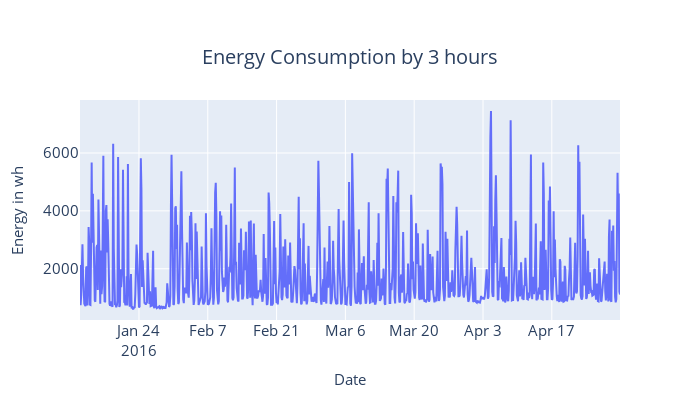

Write notebook code for a chart like this one.
### Markdown cell above
# Step 3 : Representation Graphique

### Code cell
fig = px.line(train, y="energy", title="Energy Consumption by 3 hours")
fig = decorate_plot(fig, ylabel="Energy in wh", xlabel="Date")
fig.show()

### Figure 1 — Plotly figure (JSON) as saved in the notebook; plotly's stock layout.template omitted (floating-point values rounded to 4 significant figures; data arrays with more than 128 entries replaced by an {"elided": "..."} marker saying what was removed)
{"data": [{"hovertemplate": "date=%{x}<br>energy=%{y}<extra></extra>", "legendgroup": "", "line": {"color": "#636efa", "dash": "solid"}, "marker": {"symbol": "circle"}, "mode": "lines", "name": "", "orientation": "v", "showlegend": false, "type": "scatter", "x": {"elided": "880 str values"}, "xaxis": "x", "y": {"elided": "880 int values"}, "yaxis": "y"}], "layout": {"autosize": false, "height": 400, "legend": {"font": {"size": 15}, "orientation": "h", "title": {}, "tracegroupgap": 0, "x": 1, "xanchor": "right", "y": 0.98, "yanchor": "bottom"}, "title": {"font": {"size": 20}, "text": "Energy Consumption by 3 hours", "x": 0.5, "xanchor": "center", "yanchor": "top"}, "width": 700, "xaxis": {"anchor": "y", "domain": [0, 1], "tickfont": {"size": 15}, "title": {"font": {"size": 15}, "text": "Date"}}, "yaxis": {"anchor": "x", "domain": [0, 1], "tickfont": {"size": 15}, "title": {"font": {"size": 15}, "text": "Energy in wh"}}}}
